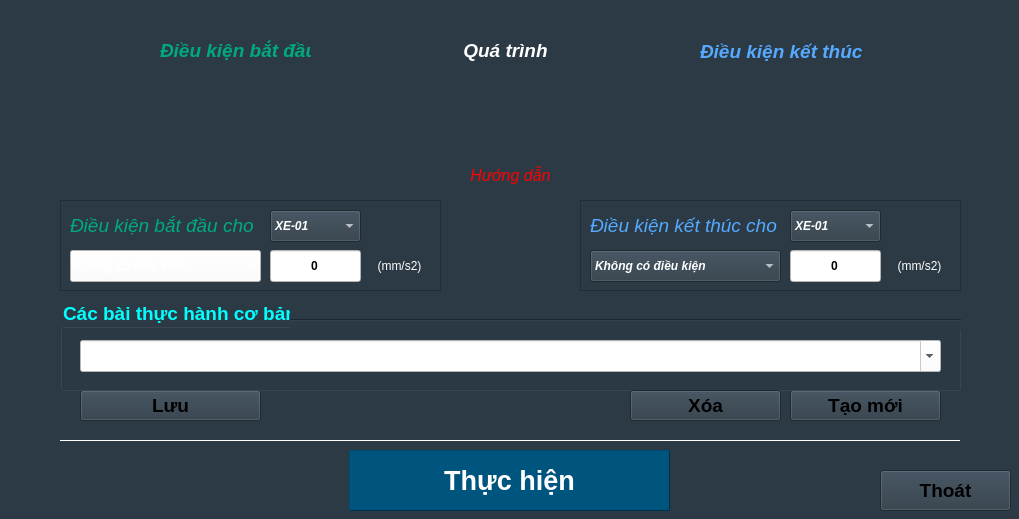
<?xml version="1.0" encoding="UTF-8"?>
<ui version="4.0">
 <class>Module_MOD1103_Condition</class>
 <widget class="QMainWindow" name="Module_MOD1103_Condition">
  <property name="geometry">
   <rect>
    <x>0</x>
    <y>0</y>
    <width>1019</width>
    <height>519</height>
   </rect>
  </property>
  <property name="windowTitle">
   <string>MFS1103-Thực hành</string>
  </property>
  <property name="windowIcon">
   <iconset resource="../image.qrc">
    <normaloff>:/image/MFS0103_icon.jpg</normaloff>:/image/MFS0103_icon.jpg</iconset>
  </property>
  <property name="styleSheet">
   <string notr="true">background-color: #132630;
background-color: rgb(44, 58, 70);</string>
  </property>
  <widget class="QWidget" name="centralwidget">
   <widget class="QPushButton" name="pushButton_Cancel">
    <property name="geometry">
     <rect>
      <x>880</x>
      <y>470</y>
      <width>131</width>
      <height>41</height>
     </rect>
    </property>
    <property name="font">
     <font>
      <pointsize>14</pointsize>
      <weight>75</weight>
      <bold>true</bold>
     </font>
    </property>
    <property name="text">
     <string>Thoát</string>
    </property>
    <property name="shortcut">
     <string>Esc</string>
    </property>
   </widget>
   <widget class="QLabel" name="label_Blink_Start">
    <property name="geometry">
     <rect>
      <x>160</x>
      <y>40</y>
      <width>151</width>
      <height>21</height>
     </rect>
    </property>
    <property name="font">
     <font>
      <pointsize>14</pointsize>
      <weight>75</weight>
      <italic>true</italic>
      <bold>true</bold>
     </font>
    </property>
    <property name="styleSheet">
     <string notr="true">color: rgb(0, 170, 127);</string>
    </property>
    <property name="text">
     <string>Điều kiện bắt đầu</string>
    </property>
   </widget>
   <widget class="QLabel" name="label_Blink_Process">
    <property name="geometry">
     <rect>
      <x>320</x>
      <y>40</y>
      <width>371</width>
      <height>21</height>
     </rect>
    </property>
    <property name="font">
     <font>
      <pointsize>14</pointsize>
      <weight>75</weight>
      <italic>true</italic>
      <bold>true</bold>
     </font>
    </property>
    <property name="autoFillBackground">
     <bool>false</bool>
    </property>
    <property name="styleSheet">
     <string notr="true">color: rgb(255, 255, 255);</string>
    </property>
    <property name="text">
     <string>Quá trình</string>
    </property>
    <property name="alignment">
     <set>Qt::AlignCenter</set>
    </property>
   </widget>
   <widget class="QLabel" name="label_Blink_Stop">
    <property name="geometry">
     <rect>
      <x>700</x>
      <y>40</y>
      <width>301</width>
      <height>22</height>
     </rect>
    </property>
    <property name="font">
     <font>
      <pointsize>14</pointsize>
      <weight>75</weight>
      <italic>true</italic>
      <bold>true</bold>
     </font>
    </property>
    <property name="styleSheet">
     <string notr="true">color: rgb(85, 170, 255);</string>
    </property>
    <property name="text">
     <string>Điều kiện kết thúc</string>
    </property>
   </widget>
   <widget class="QFrame" name="frame_Condition">
    <property name="geometry">
     <rect>
      <x>0</x>
      <y>190</y>
      <width>1011</width>
      <height>231</height>
     </rect>
    </property>
    <property name="frameShape">
     <enum>QFrame::NoFrame</enum>
    </property>
    <property name="frameShadow">
     <enum>QFrame::Raised</enum>
    </property>
    <widget class="QFrame" name="frame_3">
     <property name="geometry">
      <rect>
       <x>580</x>
       <y>10</y>
       <width>381</width>
       <height>91</height>
      </rect>
     </property>
     <property name="frameShape">
      <enum>QFrame::StyledPanel</enum>
     </property>
     <property name="frameShadow">
      <enum>QFrame::Raised</enum>
     </property>
     <widget class="QLineEdit" name="lineEdit_Condition_Stop">
      <property name="geometry">
       <rect>
        <x>210</x>
        <y>50</y>
        <width>91</width>
        <height>32</height>
       </rect>
      </property>
      <property name="font">
       <font>
        <weight>75</weight>
        <bold>true</bold>
       </font>
      </property>
      <property name="styleSheet">
       <string notr="true">background-color: rgb(255, 255, 255);</string>
      </property>
      <property name="text">
       <string>0</string>
      </property>
      <property name="maxLength">
       <number>4</number>
      </property>
      <property name="alignment">
       <set>Qt::AlignCenter</set>
      </property>
     </widget>
     <widget class="QComboBox" name="comboBox_Condition_Stop_Car">
      <property name="geometry">
       <rect>
        <x>210</x>
        <y>10</y>
        <width>91</width>
        <height>32</height>
       </rect>
      </property>
      <property name="font">
       <font>
        <weight>75</weight>
        <italic>true</italic>
        <bold>true</bold>
       </font>
      </property>
      <property name="styleSheet">
       <string notr="true">color: rgb(255, 255, 255);</string>
      </property>
      <item>
       <property name="text">
        <string>XE-01</string>
       </property>
      </item>
      <item>
       <property name="text">
        <string>XE-02</string>
       </property>
      </item>
      <item>
       <property name="text">
        <string>TẤT CẢ</string>
       </property>
      </item>
     </widget>
     <widget class="QLabel" name="label_5">
      <property name="geometry">
       <rect>
        <x>10</x>
        <y>14</y>
        <width>191</width>
        <height>22</height>
       </rect>
      </property>
      <property name="font">
       <font>
        <pointsize>14</pointsize>
        <weight>50</weight>
        <italic>true</italic>
        <bold>false</bold>
       </font>
      </property>
      <property name="styleSheet">
       <string notr="true">color: rgb(85, 170, 255);</string>
      </property>
      <property name="text">
       <string>Điều kiện kết thúc cho</string>
      </property>
     </widget>
     <widget class="QComboBox" name="comboBox_Condition_Stop">
      <property name="geometry">
       <rect>
        <x>10</x>
        <y>50</y>
        <width>191</width>
        <height>32</height>
       </rect>
      </property>
      <property name="font">
       <font>
        <weight>75</weight>
        <italic>true</italic>
        <bold>true</bold>
       </font>
      </property>
      <property name="styleSheet">
       <string notr="true">color: rgb(255, 255, 255);</string>
      </property>
      <item>
       <property name="text">
        <string>Không có điều kiện</string>
       </property>
      </item>
      <item>
       <property name="text">
        <string>Quãng đường (lớn hơn)</string>
       </property>
      </item>
      <item>
       <property name="text">
        <string>Quãng đường (nhỏ hơn)</string>
       </property>
      </item>
      <item>
       <property name="text">
        <string>Vận tốc (lớn hơn)</string>
       </property>
      </item>
      <item>
       <property name="text">
        <string>Vận tốc (nhỏ hơn)</string>
       </property>
      </item>
      <item>
       <property name="text">
        <string>Gia tốc (lớn hơn)</string>
       </property>
      </item>
      <item>
       <property name="text">
        <string>Gia tốc (nhỏ hơn)</string>
       </property>
      </item>
      <item>
       <property name="text">
        <string>Lực tác động (lớn hơn)</string>
       </property>
      </item>
      <item>
       <property name="text">
        <string>Lực tác động (nhỏ hơn)</string>
       </property>
      </item>
      <item>
       <property name="text">
        <string>Thời gian (lớn hơn)</string>
       </property>
      </item>
     </widget>
     <widget class="QLabel" name="label_Condition_Stop_Unit">
      <property name="geometry">
       <rect>
        <x>304</x>
        <y>56</y>
        <width>71</width>
        <height>20</height>
       </rect>
      </property>
      <property name="font">
       <font>
        <weight>50</weight>
        <bold>false</bold>
       </font>
      </property>
      <property name="styleSheet">
       <string notr="true">color: rgb(255, 255, 255);</string>
      </property>
      <property name="text">
       <string>(mm/s2)</string>
      </property>
      <property name="alignment">
       <set>Qt::AlignCenter</set>
      </property>
     </widget>
    </widget>
    <widget class="QPushButton" name="pushButton_Save">
     <property name="geometry">
      <rect>
       <x>80</x>
       <y>200</y>
       <width>181</width>
       <height>31</height>
      </rect>
     </property>
     <property name="font">
      <font>
       <pointsize>14</pointsize>
       <weight>75</weight>
       <bold>true</bold>
      </font>
     </property>
     <property name="text">
      <string>Lưu</string>
     </property>
    </widget>
    <widget class="QPushButton" name="pushButton_New">
     <property name="geometry">
      <rect>
       <x>790</x>
       <y>200</y>
       <width>151</width>
       <height>31</height>
      </rect>
     </property>
     <property name="font">
      <font>
       <pointsize>14</pointsize>
       <weight>75</weight>
       <bold>true</bold>
      </font>
     </property>
     <property name="text">
      <string>Tạo mới</string>
     </property>
    </widget>
    <widget class="QFrame" name="frame_2">
     <property name="geometry">
      <rect>
       <x>60</x>
       <y>10</y>
       <width>381</width>
       <height>91</height>
      </rect>
     </property>
     <property name="frameShape">
      <enum>QFrame::StyledPanel</enum>
     </property>
     <property name="frameShadow">
      <enum>QFrame::Raised</enum>
     </property>
     <widget class="QComboBox" name="comboBox_Condition_Start_Car">
      <property name="geometry">
       <rect>
        <x>210</x>
        <y>10</y>
        <width>91</width>
        <height>32</height>
       </rect>
      </property>
      <property name="font">
       <font>
        <weight>75</weight>
        <italic>true</italic>
        <bold>true</bold>
       </font>
      </property>
      <property name="styleSheet">
       <string notr="true">color: rgb(255, 255, 255);</string>
      </property>
      <item>
       <property name="text">
        <string>XE-01</string>
       </property>
      </item>
      <item>
       <property name="text">
        <string>XE-02</string>
       </property>
      </item>
      <item>
       <property name="text">
        <string>TẤT CẢ</string>
       </property>
      </item>
     </widget>
     <widget class="QLabel" name="label_4">
      <property name="geometry">
       <rect>
        <x>10</x>
        <y>14</y>
        <width>191</width>
        <height>22</height>
       </rect>
      </property>
      <property name="font">
       <font>
        <pointsize>14</pointsize>
        <weight>50</weight>
        <italic>true</italic>
        <bold>false</bold>
       </font>
      </property>
      <property name="styleSheet">
       <string notr="true">color: rgb(0, 170, 127);</string>
      </property>
      <property name="text">
       <string>Điều kiện bắt đầu cho</string>
      </property>
     </widget>
     <widget class="QComboBox" name="comboBox_Condition_Start">
      <property name="geometry">
       <rect>
        <x>10</x>
        <y>50</y>
        <width>191</width>
        <height>32</height>
       </rect>
      </property>
      <property name="font">
       <font>
        <weight>75</weight>
        <italic>true</italic>
        <bold>true</bold>
       </font>
      </property>
      <property name="styleSheet">
       <string notr="true">color: rgb(255, 255, 255);
background-color: rgb(255, 255, 255);</string>
      </property>
      <item>
       <property name="text">
        <string>Không có điều kiện</string>
       </property>
      </item>
      <item>
       <property name="text">
        <string>Quãng đường (lớn hơn)</string>
       </property>
      </item>
      <item>
       <property name="text">
        <string>Quãng đường (nhỏ hơn)</string>
       </property>
      </item>
      <item>
       <property name="text">
        <string>Vận tốc (lớn hơn)</string>
       </property>
      </item>
      <item>
       <property name="text">
        <string>Vận tốc (nhỏ hơn)</string>
       </property>
      </item>
      <item>
       <property name="text">
        <string>Gia tốc (lớn hơn)</string>
       </property>
      </item>
      <item>
       <property name="text">
        <string>Gia tốc (nhỏ hơn)</string>
       </property>
      </item>
      <item>
       <property name="text">
        <string>Lực tác động (lớn hơn)</string>
       </property>
      </item>
      <item>
       <property name="text">
        <string>Lực tác động (nhỏ hơn)</string>
       </property>
      </item>
      <item>
       <property name="text">
        <string>Thời gian (lớn hơn)</string>
       </property>
      </item>
     </widget>
     <widget class="QLineEdit" name="lineEdit_Condition_Start">
      <property name="geometry">
       <rect>
        <x>210</x>
        <y>50</y>
        <width>91</width>
        <height>32</height>
       </rect>
      </property>
      <property name="font">
       <font>
        <weight>75</weight>
        <bold>true</bold>
       </font>
      </property>
      <property name="styleSheet">
       <string notr="true">background-color: rgb(255, 255, 255);</string>
      </property>
      <property name="text">
       <string>0</string>
      </property>
      <property name="maxLength">
       <number>4</number>
      </property>
      <property name="alignment">
       <set>Qt::AlignCenter</set>
      </property>
     </widget>
     <widget class="QLabel" name="label_Condition_Start_Unit">
      <property name="geometry">
       <rect>
        <x>304</x>
        <y>56</y>
        <width>71</width>
        <height>20</height>
       </rect>
      </property>
      <property name="font">
       <font>
        <weight>50</weight>
        <bold>false</bold>
       </font>
      </property>
      <property name="styleSheet">
       <string notr="true">color: rgb(255, 255, 255);</string>
      </property>
      <property name="text">
       <string>(mm/s2)</string>
      </property>
      <property name="alignment">
       <set>Qt::AlignCenter</set>
      </property>
     </widget>
    </widget>
    <widget class="QGroupBox" name="groupBox">
     <property name="geometry">
      <rect>
       <x>60</x>
       <y>110</y>
       <width>901</width>
       <height>91</height>
      </rect>
     </property>
     <property name="font">
      <font>
       <pointsize>14</pointsize>
       <weight>75</weight>
       <italic>false</italic>
       <bold>true</bold>
      </font>
     </property>
     <property name="styleSheet">
      <string notr="true">color: rgb(0, 255, 255);</string>
     </property>
     <property name="title">
      <string>Các bài thực hành cơ bản</string>
     </property>
     <property name="flat">
      <bool>false</bool>
     </property>
     <widget class="QComboBox" name="comboBox_Unit">
      <property name="geometry">
       <rect>
        <x>20</x>
        <y>40</y>
        <width>861</width>
        <height>32</height>
       </rect>
      </property>
      <property name="font">
       <font>
        <weight>75</weight>
        <italic>true</italic>
        <bold>true</bold>
       </font>
      </property>
      <property name="styleSheet">
       <string notr="true">QComboBox {
    color: rgb(255, 255, 255);
   background-color: rgb(255, 255, 255);
}
QComboBox:editable {
   color: rgb(0, 0, 0);
    background: white;
}</string>
      </property>
      <property name="editable">
       <bool>true</bool>
      </property>
     </widget>
     <widget class="Line" name="line">
      <property name="geometry">
       <rect>
        <x>230</x>
        <y>10</y>
        <width>671</width>
        <height>20</height>
       </rect>
      </property>
      <property name="orientation">
       <enum>Qt::Horizontal</enum>
      </property>
     </widget>
    </widget>
    <widget class="QPushButton" name="pushButton_Delete">
     <property name="geometry">
      <rect>
       <x>630</x>
       <y>200</y>
       <width>151</width>
       <height>31</height>
      </rect>
     </property>
     <property name="font">
      <font>
       <pointsize>14</pointsize>
       <weight>75</weight>
       <bold>true</bold>
      </font>
     </property>
     <property name="text">
      <string>Xóa</string>
     </property>
    </widget>
   </widget>
   <widget class="Line" name="line_2">
    <property name="geometry">
     <rect>
      <x>60</x>
      <y>440</y>
      <width>900</width>
      <height>1</height>
     </rect>
    </property>
    <property name="styleSheet">
     <string notr="true">background-color: rgb(255, 255, 255);</string>
    </property>
    <property name="orientation">
     <enum>Qt::Horizontal</enum>
    </property>
   </widget>
   <widget class="QGraphicsView" name="graphicsView">
    <property name="geometry">
     <rect>
      <x>10</x>
      <y>70</y>
      <width>1001</width>
      <height>91</height>
     </rect>
    </property>
    <property name="styleSheet">
     <string notr="true">background-repeat: no-repeat;
background-position: center;
background-image: url(:/image/MFS0103_Unit01.jpg);</string>
    </property>
    <property name="frameShape">
     <enum>QFrame::NoFrame</enum>
    </property>
   </widget>
   <widget class="QLabel" name="label_arrowBlink">
    <property name="geometry">
     <rect>
      <x>110</x>
      <y>80</y>
      <width>41</width>
      <height>22</height>
     </rect>
    </property>
    <property name="text">
     <string/>
    </property>
   </widget>
   <widget class="QLabel" name="label_runBlink">
    <property name="geometry">
     <rect>
      <x>470</x>
      <y>88</y>
      <width>71</width>
      <height>22</height>
     </rect>
    </property>
    <property name="text">
     <string/>
    </property>
   </widget>
   <widget class="QLabel" name="label_Run_Comment">
    <property name="geometry">
     <rect>
      <x>0</x>
      <y>160</y>
      <width>1021</width>
      <height>31</height>
     </rect>
    </property>
    <property name="font">
     <font>
      <pointsize>12</pointsize>
      <weight>50</weight>
      <italic>true</italic>
      <bold>false</bold>
     </font>
    </property>
    <property name="autoFillBackground">
     <bool>false</bool>
    </property>
    <property name="styleSheet">
     <string notr="true">color: rgb(255, 0, 0);</string>
    </property>
    <property name="text">
     <string>Hướng dẫn</string>
    </property>
    <property name="alignment">
     <set>Qt::AlignCenter</set>
    </property>
   </widget>
   <widget class="QPushButton" name="pushButton_Run">
    <property name="geometry">
     <rect>
      <x>349</x>
      <y>450</y>
      <width>321</width>
      <height>61</height>
     </rect>
    </property>
    <property name="font">
     <font>
      <pointsize>20</pointsize>
      <weight>75</weight>
      <bold>true</bold>
     </font>
    </property>
    <property name="styleSheet">
     <string notr="true">QPushButton {
	color: rgb(255, 255, 255);
	background-color: rgb(0, 85, 127);
    border-style: outset;
    border-width: 1px;
	border-color: rgb(0, 50, 74);
}
</string>
    </property>
    <property name="text">
     <string>Thực hiện</string>
    </property>
    <property name="shortcut">
     <string>Space</string>
    </property>
   </widget>
  </widget>
 </widget>
 <resources>
  <include location="../image.qrc"/>
 </resources>
 <connections/>
</ui>
